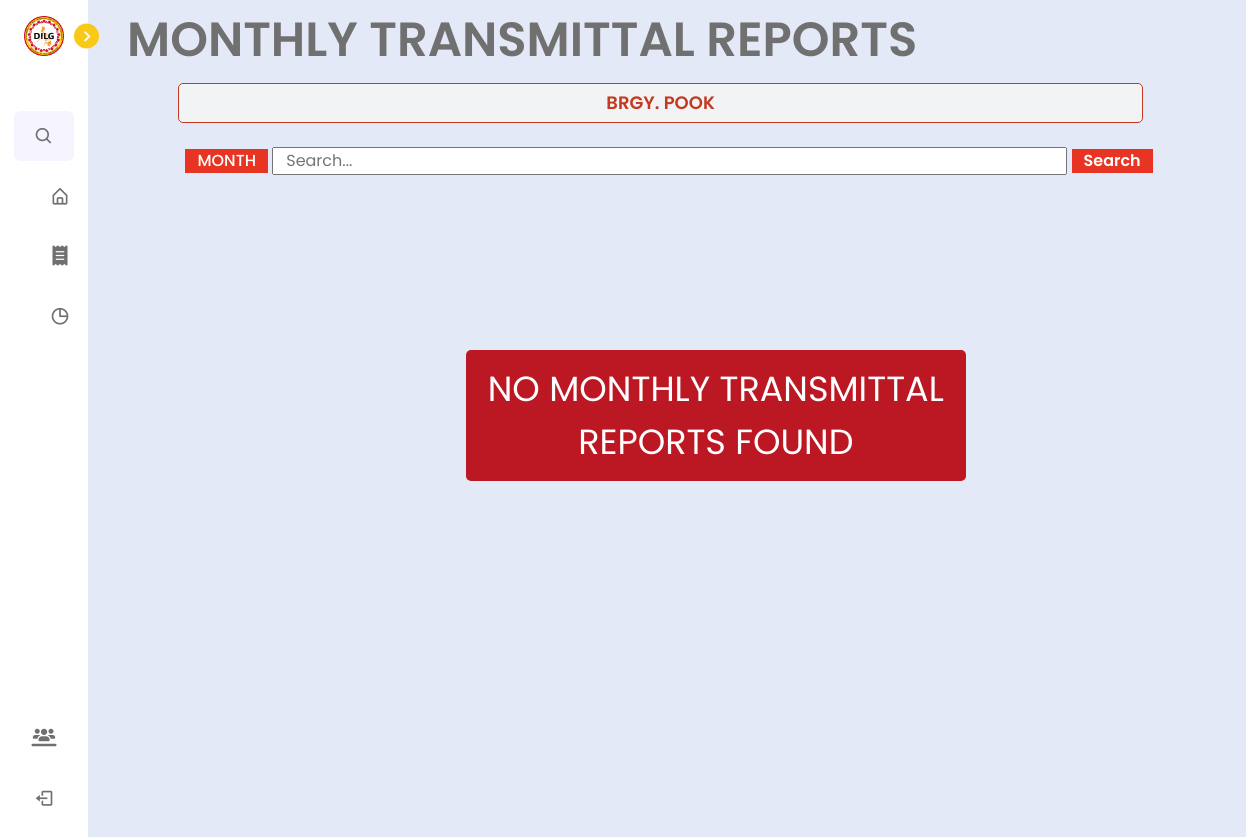
The page /dilg/monthlyreports.php?pb_id=18 (signed in) on the database as committed earlier.
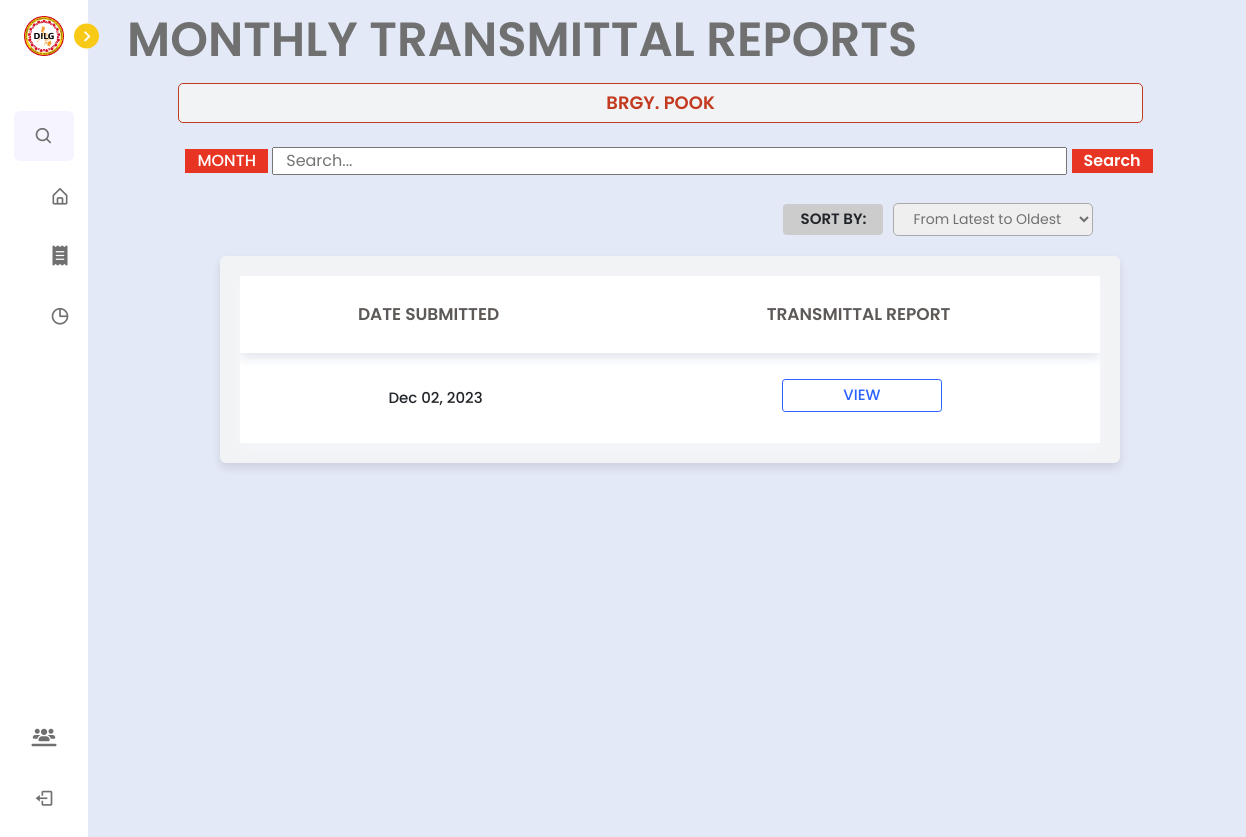
The same page on the database as committed later.
### tables this page shows
CREATE TABLE `monthly_reports` (
  `monthlyReport_id` int(11) NOT NULL,
  `generate_report` varchar(50) DEFAULT NULL,
  `timestamp` timestamp NOT NULL DEFAULT current_timestamp(),
  `lupon_id` int(11) NOT NULL,
  `submitter_first_name` varchar(50) NOT NULL,
  `submitter_last_name` varchar(50) NOT NULL,
  `pb_id` int(11) NOT NULL
);

### dilg/monthlyreports.php (the view, shortened to what the changed rows need)
<?php
include '../config.php';
if (isset($_GET['pb_id'])) {
    $pb_id = $_GET['pb_id'];
}
if (isset($_POST['submit_search'])) {
    $search_case = mysqli_real_escape_string($conn, $_POST['search_case']);
    $query = "SELECT pb.barangay AS barangay,
        mr.timestamp AS date_submitted,
        mr.generate_report AS report,
        mr.lupon_id AS lupon_id  -- Add this line to include LUPON ID
        FROM `monthly_reports` AS mr
        INNER JOIN `pb_accounts` AS pb ON mr.pb_id = pb.pb_id
        WHERE pb.pb_id = '$pb_id'
        AND mr.generate_report LIKE '%$search_case%'
        ORDER BY mr.timestamp ASC";
} else {
    $query = "SELECT pb.barangay AS barangay,
        mr.timestamp AS date_submitted,
        mr.generate_report AS report,
        mr.lupon_id AS lupon_id  -- Add this line to include LUPON ID
        FROM `monthly_reports` AS mr
        INNER JOIN `pb_accounts` AS pb ON mr.pb_id = pb.pb_id
        WHERE pb.pb_id = '$pb_id'
        ORDER BY mr.timestamp ASC";
}
$result = mysqli_query($conn, $query);
?>
<!DOCTYPE html>
<html lang="en">
<head>
    <link href='https://unpkg.com/boxicons@2.1.1/css/boxicons.min.css' rel='stylesheet'>
    <link rel="stylesheet" href="https://cdnjs.cloudflare.com/ajax/libs/font-awesome/6.4.2/css/all.min.css" />
    <link rel="stylesheet" href="../node_modules/bootstrap/dist/css/bootstrap.min.css">
    <link rel="stylesheet" href="../css/dilg.css">
    <link rel="stylesheet" href="../css/lupon_home.css">
    <link rel="stylesheet" href="../css/incidentform.css">
    <link rel="stylesheet" href="../css/lupon.css">
</head>
<body>
    <section class="home">
    <h1 style="margin-left: 1%; margin-top: -2.3%; display: flex; font-size: 48px;">MONTHLY TRANSMITTAL REPORTS</h1>
    <div class="cases-container" style="margin-left: -31%; width: 100%; margin-top: -2%; ">
            <a href="incomplete_notices.php" style="text-decoration: none;">
            </a>
        </div>
    <div class="search-container" style="margin-top: -0.5%;">
            <form action="" method="post">
            </form>
        </div>
<?php
if (mysqli_num_rows($result) == 0) {
    echo '<div class="text-box">No Monthly Transmittal Reports Found</div>';
} else {
    echo '<div class="sort-container">';
    echo '<div class="sort-filter-box">Sort By:</div>';
    echo '<select id="sort" onchange="loadContent()">';
    echo '<option value="latest">From Latest to Oldest</option>';
    echo '</select>';
    echo '</div>';
        while ($row = mysqli_fetch_assoc($result)) {
            $dateSubmitted = date('M d, Y', strtotime($row['date_submitted']));
            $transmittalReport = $row['report'];
            echo '<div class="container" style="margin-top: 1%;">';
            echo '<table>';
            echo '<thead>';
            echo '<tr>';
            echo '<th>DATE SUBMITTED</th>';
            echo '<th>TRANSMITTAL REPORT</th>';
            echo '</tr>';
            echo '</thead>';
            echo '<tbody>';
            echo '<tr>';
            echo '<td>' . $dateSubmitted . '</td>';
    if (!empty($transmittalReport)) {
        echo '<td><span class="generate">VIEW</span></td>';
    } else {
        echo '<td></td>';
    }
            echo '</tr>';
            echo '</tbody>';
            echo '</table>';
            echo '</div>';
        }
    }
        ?>
    </section>
</body>
</html>

Rows that differ between the two databases and show on the page:
added monthly_reports: timestamp "Dec 02, 2023"
Other text that changed with them:
form field value: (not shown) → "From Latest to Oldest"
text no longer shown: "NO MONTHLY TRANSMITTAL REPORTS FOUND"
text now shown: "SORT BY:"
